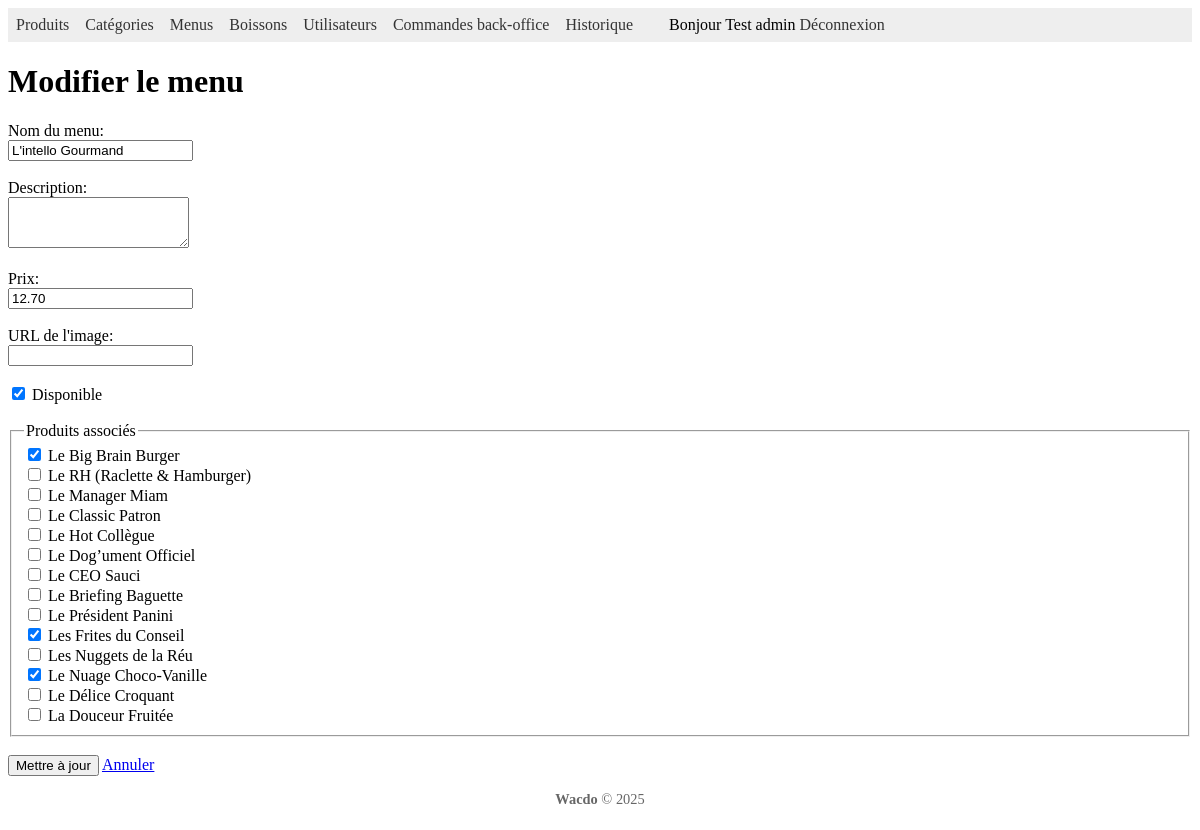
The app's page /index.php?section=menu&action=edit&id=2 (signed in), older data.
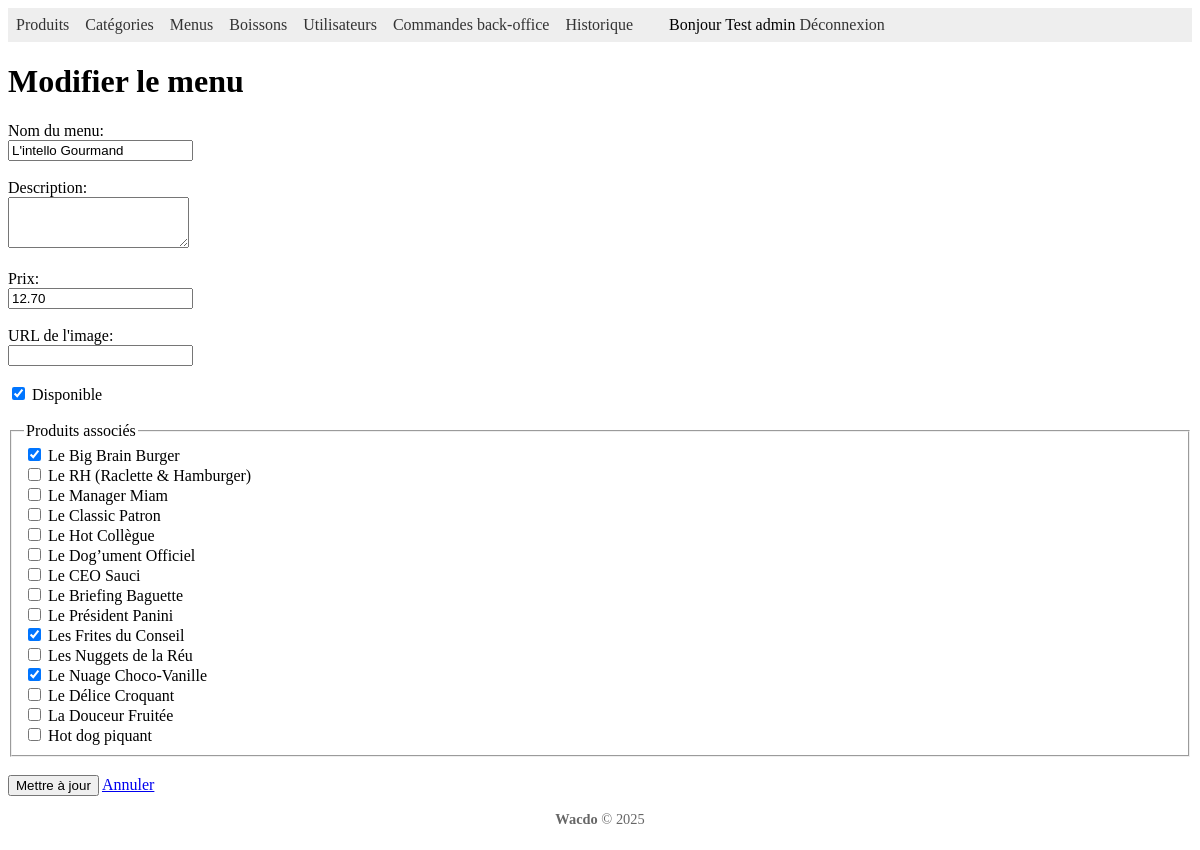
The same page, newer data.
### tables this page shows
CREATE TABLE IF NOT EXISTS `produit` (
  `product_id` int NOT NULL AUTO_INCREMENT,
  `product_nom` varchar(50) NOT NULL,
  `product_description` varchar(255) DEFAULT NULL,
  `product_prix` decimal(8,2) NOT NULL,
  `product_image_url` varchar(255) DEFAULT NULL,
  `product_disponibilite` tinyint(1) NOT NULL DEFAULT '1',
  `category_id` int NOT NULL,
  PRIMARY KEY (`product_id`),
  KEY `fk_produit__category_id__categorie_restrict_20250815` (`category_id`)
);

### lib/Database.php (called while the page is built)
<?php
class Database
{
    public static function connect()
    {
        $cfg = require __DIR__ . '/../config/db.php';
        $dsn = sprintf(
            'mysql:host=%s;port=%d;dbname=%s;charset=utf8',
            $cfg['host'],
            $cfg['port'],
            $cfg['database']
        );
        $db = new PDO(
            $dsn,
            $cfg['username'],
            $cfg['password']
        );
        $db->setAttribute(PDO::ATTR_ERRMODE, PDO::ERRMODE_EXCEPTION);
        return $db;
    }
}

### model/Model.php (called while the page is built, shortened)
<?php
require_once __DIR__ . '/../lib/Database.php';
class Model
{
    public function __construct(?\PDO $pdo = null)
    {
        $this->db = $pdo ?? Database::connect();
    }
}

### model/Menu.php (called while the page is built, shortened)
<?php
require_once 'Model.php';
class Menu extends Model
{
    public function get($id)
    {
        $sql = "SELECT * FROM menu WHERE menu_id = ?";
        $stmt = $this->db->prepare($sql);
        $stmt->execute([$id]);
        return $stmt->fetch(PDO::FETCH_ASSOC);
    }
}

### model/Produit.php (called while the page is built, shortened)
<?php
require_once 'Model.php';
class Produit extends Model
{
    public function getAll()
    {
        $stmt = $this->db->query("SELECT * FROM produit");
        return $stmt->fetchAll(PDO::FETCH_ASSOC);
    }
}

### model/MenuProduit.php (called while the page is built, shortened)
<?php
require_once 'Model.php';
class MenuProduit extends Model
{
    public function getProduitsByMenu(int $menu_id): array
    {
        $sql  = "SELECT product_id
                FROM menu_produit
                WHERE menu_id = ?";
        $stmt = $this->db->prepare($sql);
        $stmt->execute([$menu_id]);
        return $stmt->fetchAll(PDO::FETCH_COLUMN);
    }
}

### view/menu_edit.php (the view, shortened to what this page needs)
<?php include __DIR__ . '/header.php'; ?>
<h1>Modifier le menu</h1>
<form
    method="post"
    action="index.php?section=menu&action=edit&id=<?= (int)$menu['menu_id'] ?>">
    <label>Nom du menu:<br>
        <input
            type="text"
            name="menu_nom"
            required
            value="<?= htmlspecialchars($menu['menu_nom'], ENT_QUOTES) ?>">
    </label><br><br>
    <label>Description:<br>
        <textarea name="menu_description" rows="3">
            <?=htmlspecialchars($menu['menu_description'], ENT_QUOTES)?>
        </textarea>
    </label><br><br>
    <label>Prix:<br>
        <input
            type="number"
            step="0.01"
            name="menu_prix"
            required
            value="<?= htmlspecialchars($menu['menu_prix'], ENT_QUOTES) ?>">
    </label><br><br>
    <label>URL de l'image:<br>
        <input
            type="url"
            name="menu_image_url"
            value="<?= htmlspecialchars($menu['menu_image_url'], ENT_QUOTES) ?>">
    </label><br><br>
    <label>
        <input
            type="checkbox"
            name="menu_disponibilite"
            <?= $menu['menu_disponibilite'] ? 'checked' : '' ?>>
        Disponible
    </label><br><br>
    <fieldset>
        <legend>Produits associés</legend>
        <?php foreach ($produits as $p): ?>
            <label>
                <input
                    type="checkbox"
                    name="produits[<?= (int)$p['product_id'] ?>]"
                    value="1"
                    <?= in_array($p['product_id'], $produits_du_menu) ? 'checked' : '' ?>>
                <?= htmlspecialchars($p['product_nom'], ENT_QUOTES) ?>
            </label><br>
        <?php endforeach; ?>
    </fieldset><br>
    <button type="submit">Mettre à jour</button>
    <a href="index.php?section=menu">Annuler</a>
</form>
<?php include __DIR__ . '/footer.php'; ?>

Row changes from the older to the newer data that the page shows:
added produit: product_nom "Hot dog piquant"
